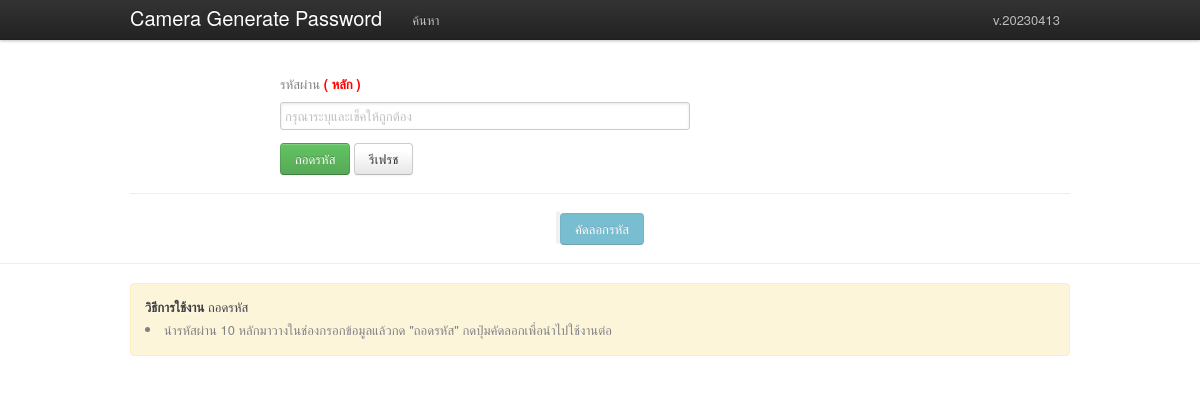
The page /decode.php on the database as committed earlier.
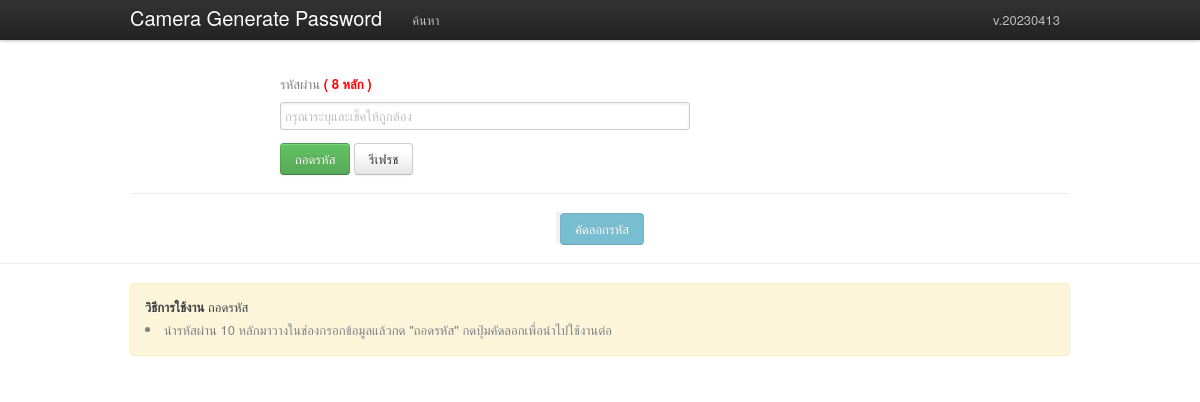
The same page on the database as committed later.
### tables this page shows
CREATE TABLE `tbl_config` (
  `id` int(2) NOT NULL,
  `length` int(2) NOT NULL
);

### include/db.php (called while the page is built, shortened)
<?php
    function getRule(){
        $db = $GLOBALS['conn'];
        $sql = "SELECT * FROM tbl_config WHERE id = 1";
        $query = mysqli_query($db, $sql);
        if ($query) {
            $row = mysqli_fetch_assoc($query);
            return $row['length'];
        }
    }
?>

### decode.php (the view, shortened to what this page needs)
<!DOCTYPE html>
<html>
<head>
    <link href="vendor/bootstrap-1.1.1.css" rel="stylesheet">
    <link href="vendor/docs.css" rel="stylesheet">
    <link href="vendor/prettify.css" rel="stylesheet">
    <link rel="stylesheet" href="vendor/animation.css">
</head>
  <?php
    require 'include/decode.inc.php';
  ?>
<body>
    <?php include 'menu.php'; ?>
    <div class="container fade" style="margin-top: 50px;">
        <form action="" method="POST" autocomplete="off">
            <div class="input">
                <p>รหัสผ่าน <b style="color: red;">( <?=getRule();?> หลัก )</b></p>
                <input class="xlarge" name="strpassword" type="text" style="width: 400px;"
                    placeholder="กรุณาระบุและเช็คให้ถูกต้อง">
                <br><br>
                <button type="submit" class="btn success" name="btnsave">ถอดรหัส</button>
                <button type="button" class="btn default" onclick="RefreshPage();">รีเฟรช</button>
            </div>
        </form>
        <hr>
        <div align="center">
          <code id="p1"><?php if (isset($unzip)){echo $unzip;}; ?></code>
          <button class="btncopy btn info <?php if (empty($unzip)){echo 'disabled';}; ?>" onclick="copyToClipboard('#p1')">คัดลอกรหัส</button>
        </div>
    </div>
    <br>
    <hr>
    <div class="container fade">
      <div class="alert-message block-message warning">
        <p><strong>วิธีการใช้งาน</strong> ถอดรหัส</p>
        <div class="alert-actions">
            <p><li>นำรหัสผ่าน 10 หลักมาวางในช่องกรอกข้อมูลแล้วกด "ถอดรหัส" กดปุ่มคัดลอกเพื่อนำไปใช้งานต่อ</li></p>
        </div>
      </div>
    </div>
</body>
</html>

### menu.php (shortened to what this page needs)
<div class="topbar">
    <div class="fill">
        <div class="container">
            <h3><a href="#">Camera Generate Password</a></h3>
            <ul>
                <li class="<?php if ($_GET['menu'] == 'table-search'){echo 'active';}else{ echo '';} ?>"><a href="table-search.php?menu=table-search">ค้นหา</a></li>
            </ul>
            <ul class="nav secondary-nav">
                <li class="menu">
                    <a href="#">v.20230413</a>
                </li>
            </ul>
        </div>
    </div>
</div>

### decode.php (style rules this page uses)
code { font-family: Consolas,"courier new"; color: crimson; background-color: #f1f1f1; padding: 2px; font-size: 25px; font-weight: bold; }

Rows that differ between the two databases and show on the page:
added tbl_config: length "8"
